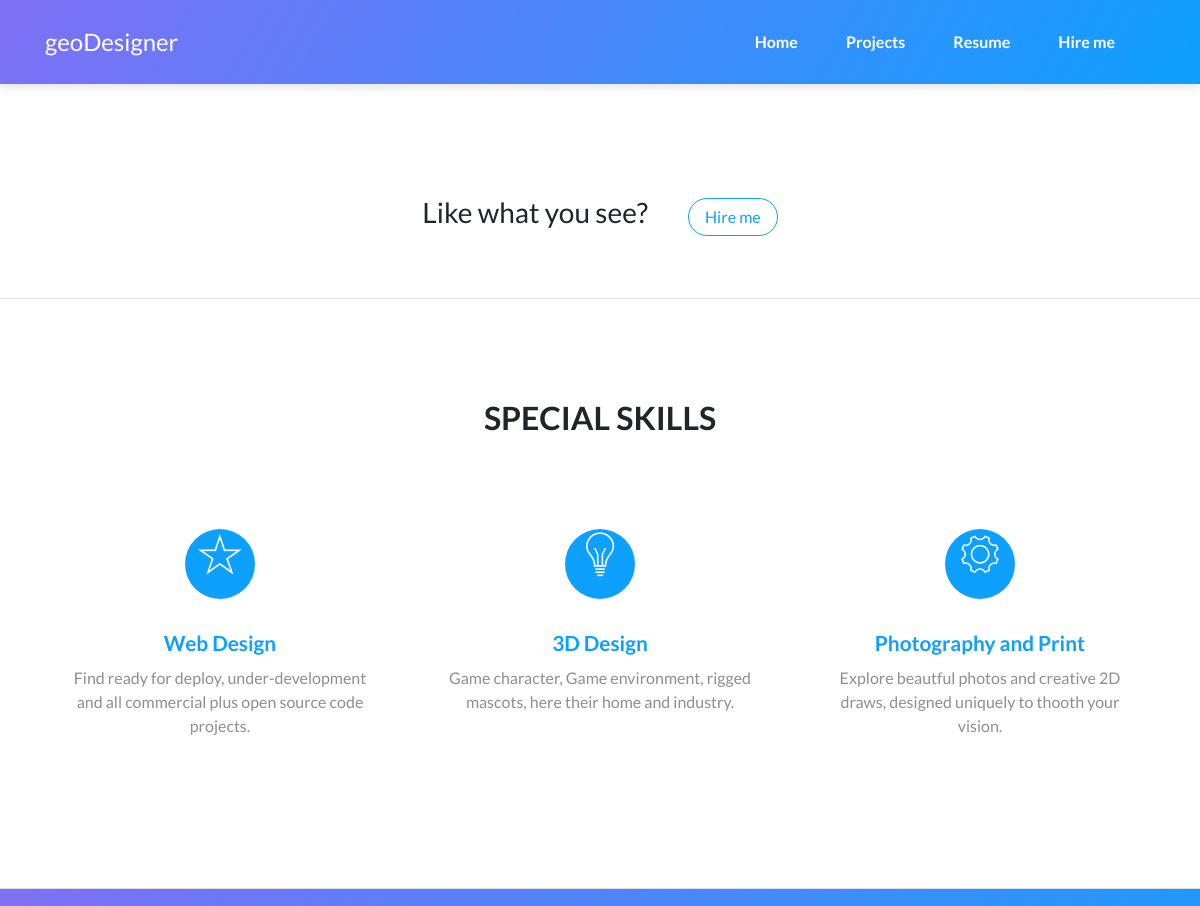
/ (upper part), run on an earlier commit of the app's database.
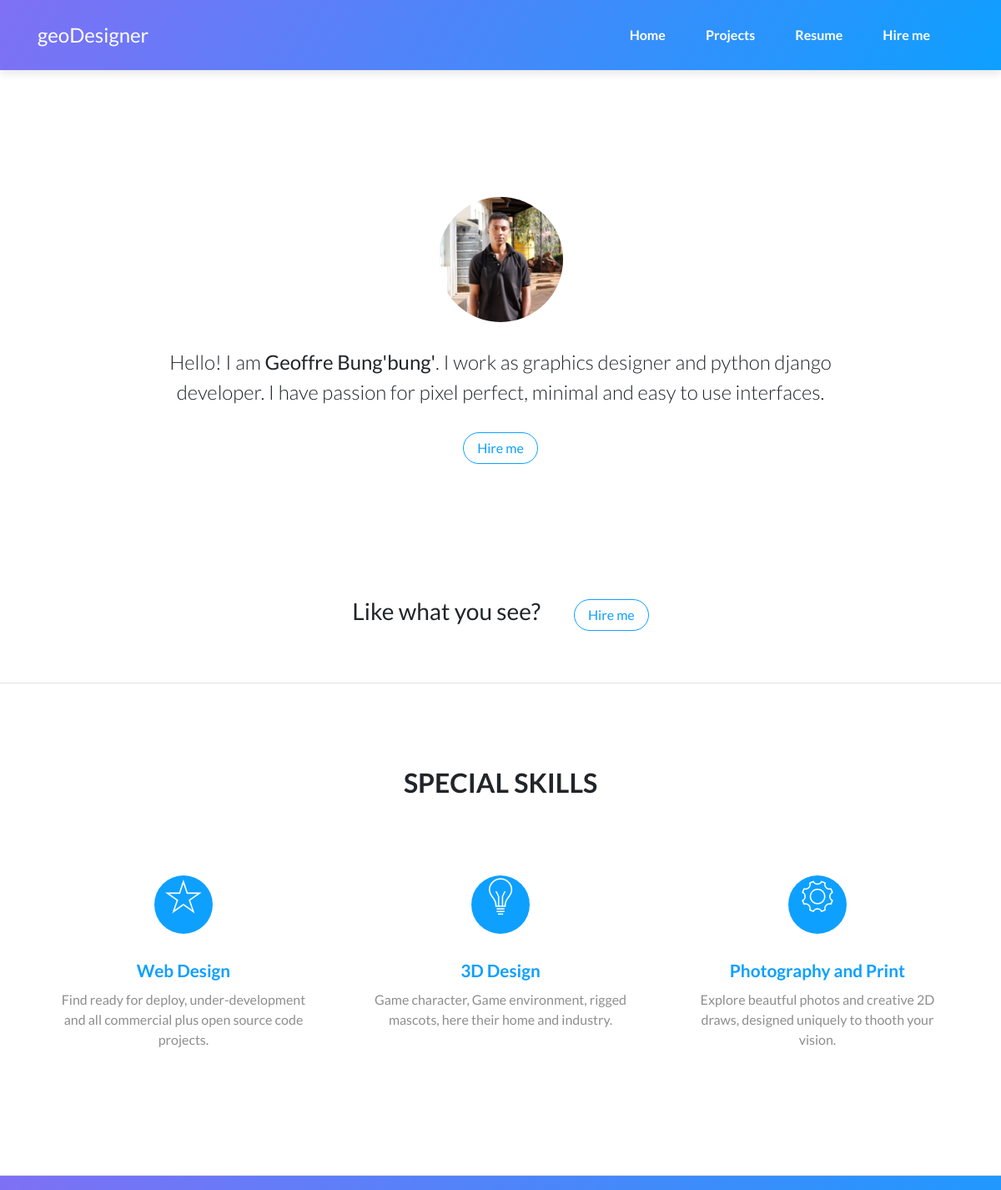
And on a later commit of the database.
### portfolio/models.py (models this page shows)
class Profile(models.Model):
    user = models.OneToOneField(User, on_delete=models.CASCADE)
    prof_pic = models.ImageField(upload_to='user_directory_path')
    bio = models.TextField(max_length=500)
    hobbies = models.TextField()
    phone_number = models.CharField(max_length= 50)

### portfolio/views.py (the view)
# urls.py: path('', views.Home.as_view(), name= 'Home'),
class Home(View):
    template_name = 'index.html'
    def get(self, request, *arg, **kwarg):
        details = Profile.objects.all().filter(user_id=2)
        arts = Art.objects.filter(featured= True)
        return render(request, self.template_name, {'title':'Homepage', 'details':details, 'art':arts})

### portfolio/templates/index.html (shortened to what this page needs)
﻿{% extends "layout.html" %}
{% load staticfiles %}
{% block content %}
    <main class="page lanidng-page">
        {% include 'resumeup.html' %}
        <section class="portfolio-block call-to-action border-bottom">
            <div class="container">
                <div class="d-flex justify-content-center align-items-center content">
                    <h3>Like what you see?</h3><a class="btn btn-outline-primary" role="button" href="{% url 'portfolio:hire' %}">Hire me</a></di</div>
            </div>
        </section>
        <section class="portfolio-block skills">
            <div class="container">
                <div class="heading">
                    <h2>Special Skills</h2>
                </div>
                <div class="row">
                    <div class="col-md-4">
                        <div class="card special-skill-item border-0">
                            <div class="card-header bg-transparent border-0"><i class="icon ion-ios-star-outline"></i></div>
                            <div class="card-body">
                                <h3 class="card-title"><a href="#">Web Design</a></h3>
                                <p class="card-text">Find ready for deploy, under-development and all commercial plus open source code projects.</p>
                            </div>
                        </div>
                    </div>
                    <div class="col-md-4">
                        <div class="card special-skill-item border-0">
                            <div class="card-header bg-transparent border-0"><i class="icon ion-ios-lightbulb-outline"></i></div>
                            <div class="card-body">
                                <h3 class="card-title"><a href="#">3D Design</a></h3>
                                <p class="card-text">Game character, Game environment, rigged mascots, here their home and industry.</p>
                            </div>
                        </div>
                    </div>
                    <div class="col-md-4">
                        <div class="card special-skill-item border-0">
                            <div class="card-header bg-transparent border-0"><i class="icon ion-ios-gear-outline"></i></div>
                            <div class="card-body">
                                <h3 class="card-title"><a href="/art">Photography and Print</a></h3>
                                <p class="card-text">Explore beautful photos and creative 2D draws, designed uniquely to thooth your vision.</p>
                            </div>
                        </div>
                    </div>
                </div>
            </div>
        </section>
    </main>
    <section class="portfolio-block website gradient">
    </section>
{% endblock content %}

### portfolio/templates/resumeup.html
﻿{% load staticfiles %}
{% block content %}
{% for details in details %}
<section class="portfolio-block block-intro">
    <div class="container">
        <div class="avatar" style="background-image:url(&quot;{% static '/img/avatars/avatar.jpg' %}&quot;);"></div>
        <div class="about-me">
            <p>Hello! I am <strong>{{ details.user.first_name}} {{ details.user.last_name }}</strong>. I work as graphics designer and python django developer. I have passion for pixel perfect, minimal and easy to use interfaces.</p>
            <a class="btn btn-outline-primary" role="button" href="{% url 'portfolio:hire' %}">Hire me</a>
        </div>
    </div>
</section>
{% endfor %}
{% endblock content %}

What changed in the data, as far as the page shows it:
added Profile: user.first_name "Geoffre", user.last_name "Bung'bung'"
